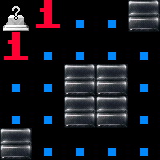

The image is a tile-based game level rendered from a .tmx file. Its description and complete source (layers, tilesets, objects, tile grids) follow:
An orthogonal 5x5 tile map with 32x32 px tiles, 3 tile layers (Tile Layer, Feature Layer, Tag Layer), 2 tilesets.

<map version="2017.05.26" orientation="orthogonal" renderorder="right-down" width="5" height="5" tilewidth="32" tileheight="32" backgroundcolor="#000000" nextobjectid="1">
 <properties>
  <property name="code" value=": ee_ru(_G)" />
  <property name="tags" value="ee_5x5" />
 </properties>
 <tileset firstgid="1" source="../tilesets/features.tsx" />
 <tileset firstgid="205" source="../tilesets/basic.tsx" />
 <layer name="Tile Layer" width="5" height="5">
  <data encoding="csv">
72,28,205,205,212,
28,205,205,205,205,
205,205,212,212,205,
205,205,212,212,205,
212,205,205,205,205
</data>
 </layer>
 <layer name="Feature Layer" width="5" height="5">
  <data encoding="csv">
0,0,0,0,0,
0,0,0,0,0,
0,0,0,0,0,
0,0,0,0,0,
0,0,0,0,0
</data>
 </layer>
 <layer name="Tag Layer" width="5" height="5">
  <data encoding="csv">
0,0,0,0,0,
0,0,0,0,0,
0,0,0,0,0,
0,0,0,0,0,
0,0,0,0,0
</data>
 </layer>
 <objectgroup name="Scripting Layer" />
</map>
